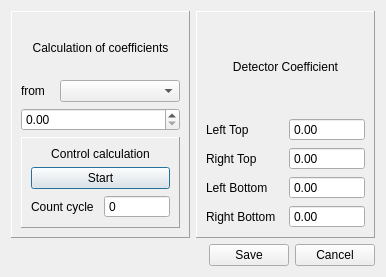
<?xml version="1.0" encoding="UTF-8"?>
<ui version="4.0">
 <class>Dialog</class>
 <widget class="QDialog" name="Dialog">
  <property name="geometry">
   <rect>
    <x>0</x>
    <y>0</y>
    <width>386</width>
    <height>277</height>
   </rect>
  </property>
  <property name="sizePolicy">
   <sizepolicy hsizetype="Expanding" vsizetype="Expanding">
    <horstretch>0</horstretch>
    <verstretch>0</verstretch>
   </sizepolicy>
  </property>
  <property name="minimumSize">
   <size>
    <width>0</width>
    <height>0</height>
   </size>
  </property>
  <property name="maximumSize">
   <size>
    <width>10000</width>
    <height>10000</height>
   </size>
  </property>
  <property name="windowTitle">
   <string>CalibrationGalo</string>
  </property>
  <layout class="QVBoxLayout" name="verticalLayout_4">
   <item>
    <layout class="QHBoxLayout" name="horizontalLayout_3">
     <item>
      <widget class="QFrame" name="frame_2">
       <property name="frameShape">
        <enum>QFrame::Panel</enum>
       </property>
       <property name="frameShadow">
        <enum>QFrame::Raised</enum>
       </property>
       <layout class="QVBoxLayout" name="verticalLayout_3">
        <item>
         <widget class="QLabel" name="label_6">
          <property name="text">
           <string>Calculation of coefficients</string>
          </property>
          <property name="alignment">
           <set>Qt::AlignCenter</set>
          </property>
         </widget>
        </item>
        <item>
         <layout class="QHBoxLayout" name="horizontalLayout_2">
          <item>
           <widget class="QLabel" name="label_7">
            <property name="text">
             <string>from</string>
            </property>
           </widget>
          </item>
          <item>
           <widget class="QComboBox" name="comboBoxType">
            <property name="minimumSize">
             <size>
              <width>120</width>
              <height>0</height>
             </size>
            </property>
           </widget>
          </item>
         </layout>
        </item>
        <item>
         <widget class="QDoubleSpinBox" name="doubleSpinBoxAnotherValue"/>
        </item>
        <item>
         <widget class="QFrame" name="frame_3">
          <property name="frameShape">
           <enum>QFrame::Panel</enum>
          </property>
          <property name="frameShadow">
           <enum>QFrame::Raised</enum>
          </property>
          <layout class="QVBoxLayout" name="verticalLayout_2">
           <item>
            <widget class="QLabel" name="label_8">
             <property name="text">
              <string>Control calculation</string>
             </property>
             <property name="alignment">
              <set>Qt::AlignCenter</set>
             </property>
            </widget>
           </item>
           <item>
            <widget class="QPushButton" name="pushButtonStartStopCalculation">
             <property name="text">
              <string>Start</string>
             </property>
            </widget>
           </item>
           <item>
            <layout class="QHBoxLayout" name="horizontalLayout">
             <item>
              <widget class="QLabel" name="label_9">
               <property name="text">
                <string>Count cycle</string>
               </property>
              </widget>
             </item>
             <item>
              <widget class="QSpinBox" name="spinBoxCountCycle">
               <property name="readOnly">
                <bool>true</bool>
               </property>
               <property name="buttonSymbols">
                <enum>QAbstractSpinBox::NoButtons</enum>
               </property>
              </widget>
             </item>
            </layout>
           </item>
          </layout>
         </widget>
        </item>
       </layout>
      </widget>
     </item>
     <item>
      <widget class="QFrame" name="frame">
       <property name="frameShape">
        <enum>QFrame::Panel</enum>
       </property>
       <property name="frameShadow">
        <enum>QFrame::Raised</enum>
       </property>
       <layout class="QVBoxLayout" name="verticalLayout">
        <item>
         <widget class="QLabel" name="label_5">
          <property name="text">
           <string>Detector Coefficient</string>
          </property>
          <property name="alignment">
           <set>Qt::AlignCenter</set>
          </property>
         </widget>
        </item>
        <item>
         <layout class="QGridLayout" name="gridLayout">
          <item row="0" column="1">
           <widget class="QDoubleSpinBox" name="doubleSpinBoxLT">
            <property name="buttonSymbols">
             <enum>QAbstractSpinBox::NoButtons</enum>
            </property>
            <property name="maximum">
             <double>10000000000000.000000000000000</double>
            </property>
           </widget>
          </item>
          <item row="3" column="1">
           <widget class="QDoubleSpinBox" name="doubleSpinBoxRB">
            <property name="buttonSymbols">
             <enum>QAbstractSpinBox::NoButtons</enum>
            </property>
            <property name="maximum">
             <double>10000000000000.000000000000000</double>
            </property>
           </widget>
          </item>
          <item row="0" column="0">
           <widget class="QLabel" name="label">
            <property name="text">
             <string>Left Top</string>
            </property>
           </widget>
          </item>
          <item row="1" column="0">
           <widget class="QLabel" name="label_2">
            <property name="text">
             <string>Right Top</string>
            </property>
           </widget>
          </item>
          <item row="2" column="1">
           <widget class="QDoubleSpinBox" name="doubleSpinBoxLB">
            <property name="buttonSymbols">
             <enum>QAbstractSpinBox::NoButtons</enum>
            </property>
            <property name="maximum">
             <double>10000000000000.000000000000000</double>
            </property>
           </widget>
          </item>
          <item row="1" column="1">
           <widget class="QDoubleSpinBox" name="doubleSpinBoxRT">
            <property name="buttonSymbols">
             <enum>QAbstractSpinBox::NoButtons</enum>
            </property>
            <property name="maximum">
             <double>10000000000000.000000000000000</double>
            </property>
           </widget>
          </item>
          <item row="2" column="0">
           <widget class="QLabel" name="label_3">
            <property name="text">
             <string>Left Bottom</string>
            </property>
           </widget>
          </item>
          <item row="3" column="0">
           <widget class="QLabel" name="label_4">
            <property name="text">
             <string>Right Bottom</string>
            </property>
           </widget>
          </item>
         </layout>
        </item>
       </layout>
      </widget>
     </item>
    </layout>
   </item>
   <item>
    <layout class="QHBoxLayout" name="horizontalLayout_4">
     <item>
      <spacer name="horizontalSpacer">
       <property name="orientation">
        <enum>Qt::Horizontal</enum>
       </property>
       <property name="sizeHint" stdset="0">
        <size>
         <width>40</width>
         <height>18</height>
        </size>
       </property>
      </spacer>
     </item>
     <item>
      <widget class="QPushButton" name="pushButtonSave">
       <property name="text">
        <string>Save</string>
       </property>
      </widget>
     </item>
     <item>
      <widget class="QPushButton" name="pushButtonCancel">
       <property name="text">
        <string>Cancel</string>
       </property>
      </widget>
     </item>
    </layout>
   </item>
  </layout>
 </widget>
 <resources/>
 <connections/>
</ui>
